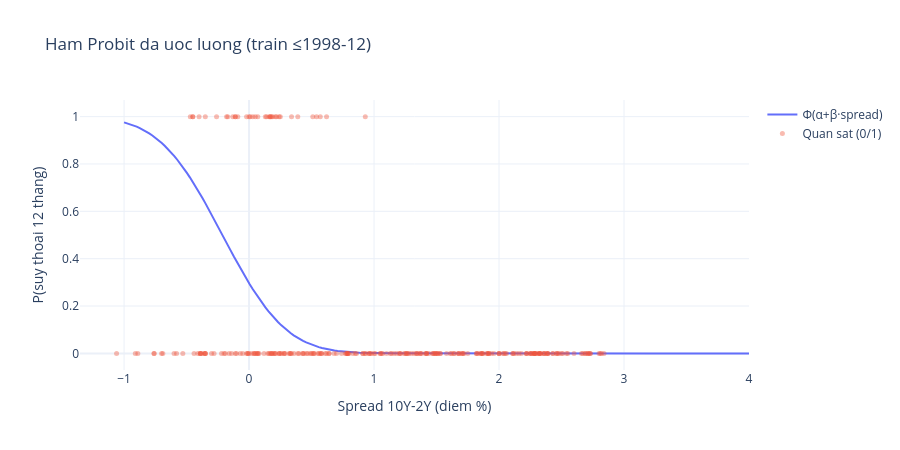

Source (notebook cell):
### Code cell
ia.fig_probit_curve(fixed['coef_const'], fixed['coef'], oos).show()

### Figure 1 — Plotly figure (JSON) as saved in the notebook; plotly's stock layout.template omitted (floating-point values rounded to 4 significant figures; data arrays with more than 128 entries replaced by an {"elided": "..."} marker saying what was removed)
{"data": [{"name": "Φ(α+β·spread)", "type": "scatter", "x": {"elided": "200 float values"}, "y": {"elided": "200 float values"}}, {"marker": {"opacity": 0.4, "size": 5}, "mode": "markers", "name": "Quan sat (0/1)", "type": "scatter", "x": {"elided": "277 float values"}, "y": {"elided": "277 float values"}}], "layout": {"height": 450, "title": {"text": "Ham Probit da uoc luong (train ≤1998-12)"}, "xaxis": {"title": {"text": "Spread 10Y-2Y (diem %)"}}, "yaxis": {"title": {"text": "P(suy thoai 12 thang)"}}}}
